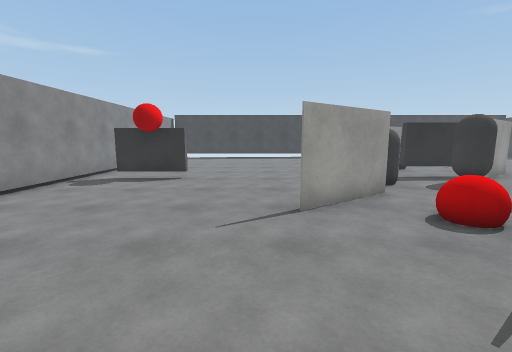
View 1 (above)

17 first-person views from a walk through a Unity game level. The camera is 1.4 m above the floor, tilts 8° down and sees 90° across. The floor is counted in squares, 1 m on a side. Each view is taken from the middle of a square. On the plan, view 1 faces up. The plan holds only what a view shows up to about 13 squares ahead; the rest is blank. The player is left out. Surface patterns are stand-ins for the level's own textures.

View 2
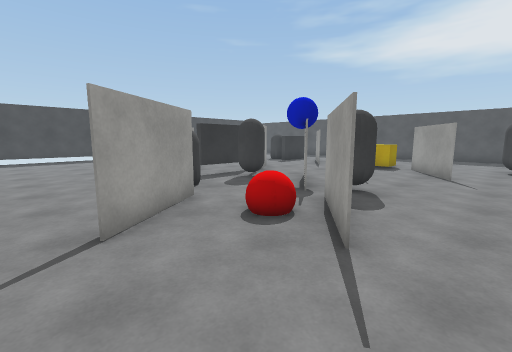

View 3
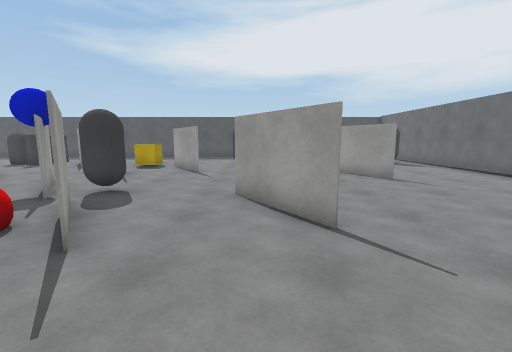

View 4
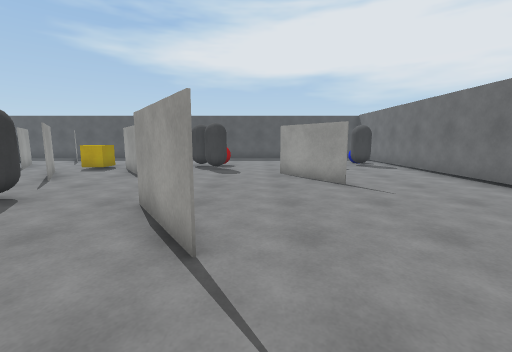

View 5
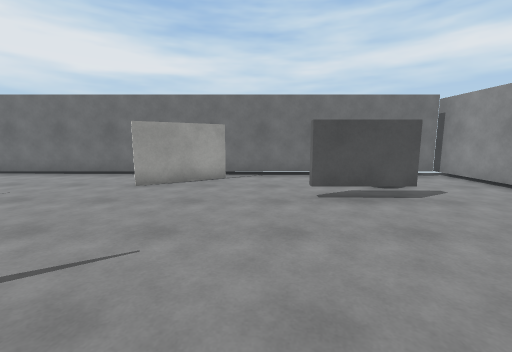

View 6
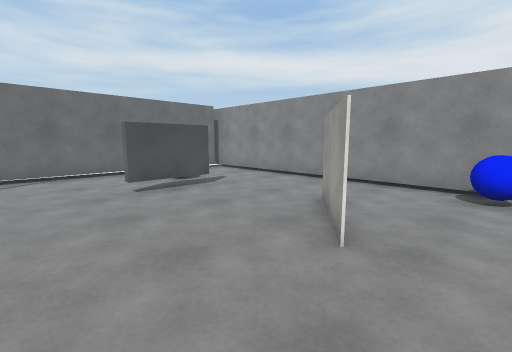

View 7
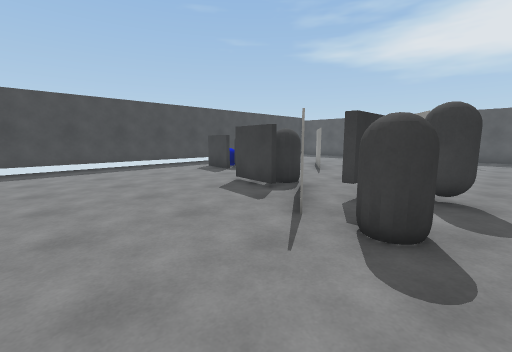

View 8
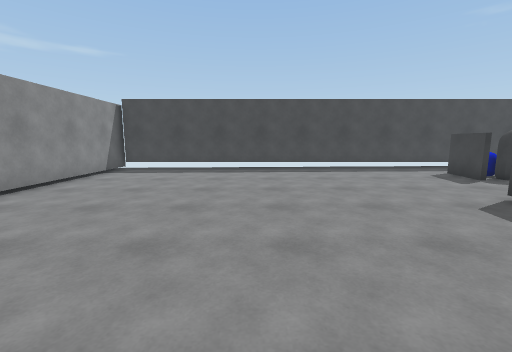

View 9
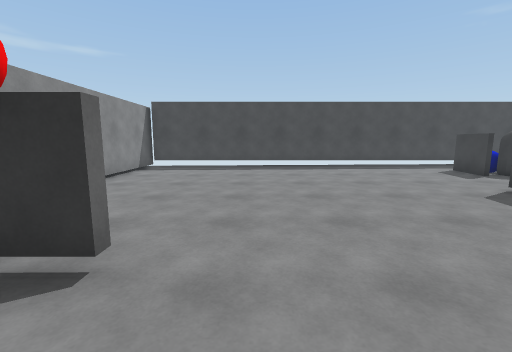

View 10
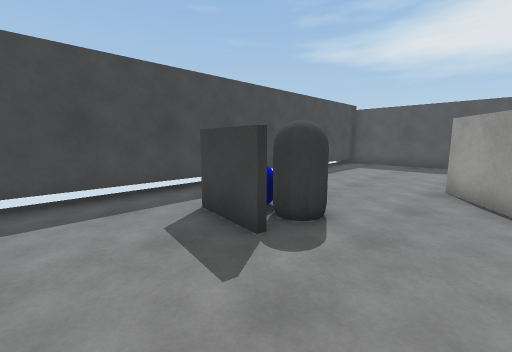

View 11
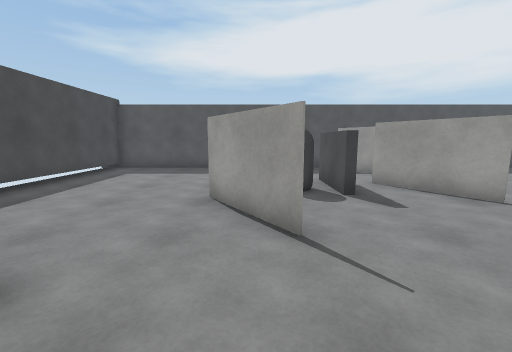

View 12
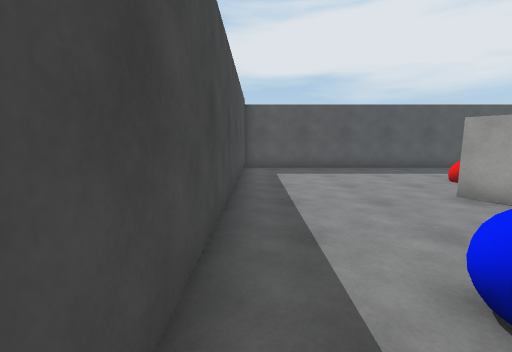

View 13
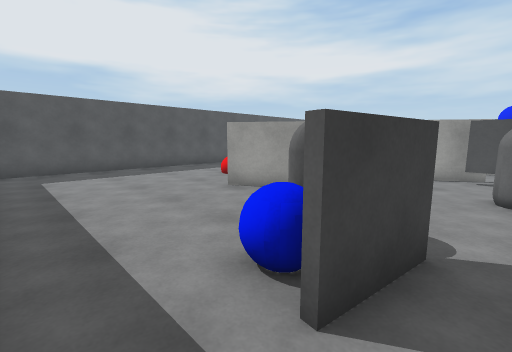

View 14
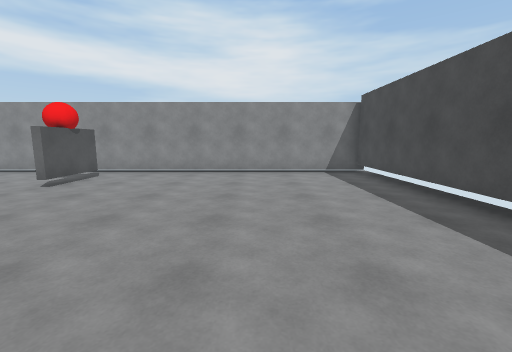

View 15
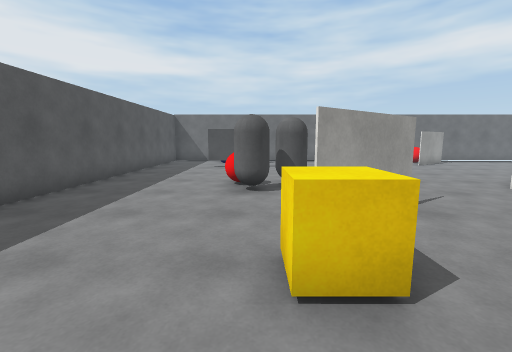

View 16
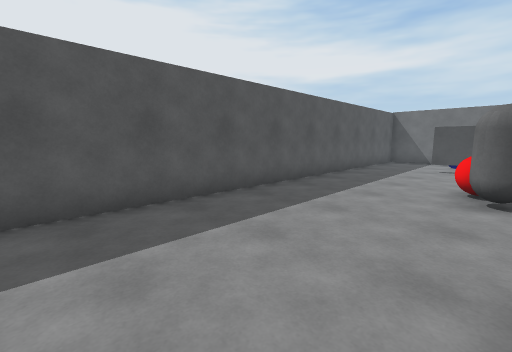

View 17
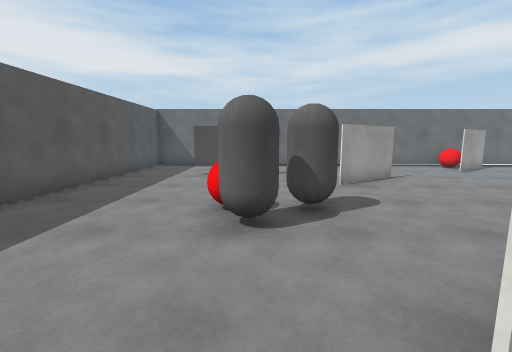

### Floor plan
Key: @ floor where view 1 was taken; # wall or solid block; x gap in a wall; . floor; C grey capsule; B red ball; U cube; T thing the floor can be seen under or through; L blue ball; O other object.
Columns run from 7 left of view 1 to 20 right of it. Each row starts with its distance up from view 1.
 21 ############################
 20 #..........................#
 19 #..........................#
 18 #..............#...........#
 17 #..............#L..........#
 16 #...............C..........#
 15 #..................##......#
 14 #.................##.......#
 13 #............#C......CB....#
 12 #............CC......##....#
 11 #............#.........  ..#
 10 #.###......#######...##  #x
  9 #..........C...#....##  #
  8 #..........C.CC............#
  7 #..........................#
  6 #........##...##.###U......#
  5 #.......##...##..#..U......#
  4 # .........B#CC....##......#
  3 #  .......###.....##.......#
  2 #L.........................#
  1 #....................C.....#
  0 #...##.@....##......CB.....#
 -1 #...#......##.......C......#
 -2 #..........................#
 -3 #.................#........#
 -4 #...............### .  ....#
 -5 #....TT...........  . ##...#
 -6 #....................  ....#
 -7 #.........##.........OO....#
 -8 #..   ....#O.........OO .. #
 -9 ##   ######  #########

Positions as (right, up) in squares from view 1, and headings:
1: (0, 0), facing up
2: (0, 1), facing up-right
3: (0, 0), facing right
4: (1, -2), facing right
5: (1, 1), facing down
6: (2, 2), facing down-left
7: (0, 7), facing up-right
8: (0, 8), facing up
9: (-1, 7), facing up
10: (5, 14), facing up-right
11: (7, 14), facing right
12: (7, 20), facing right
13: (7, 20), facing down-right
14: (5, 16), facing left
15: (14, 8), facing down
16: (14, 8), facing down-right
17: (14, 5), facing down
